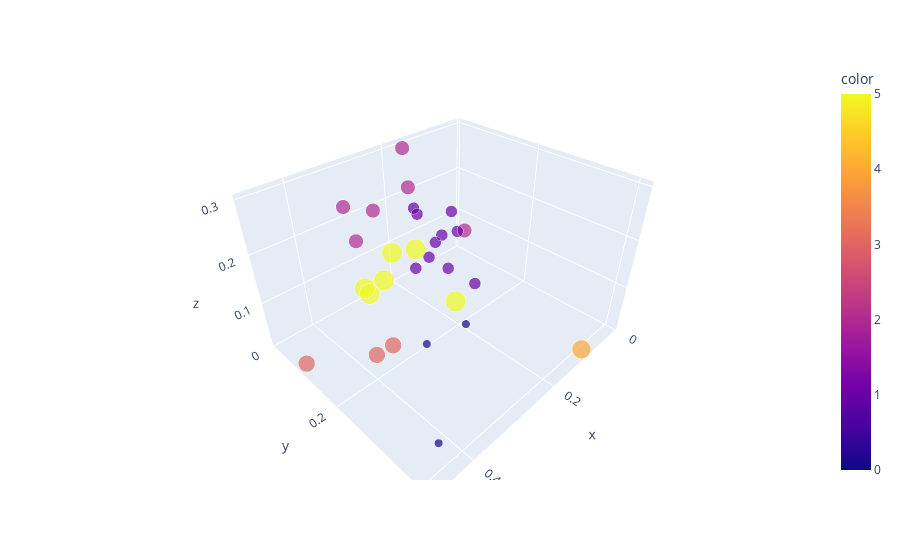

The cell this chart's notebook holds for it:
### Code cell
import plotly_express as px

px.scatter_3d(df_sales, x=data_array[:,0], y=data_array[:,1], z=data_array[:,2], size=kmeans.labels_+1,
              color=kmeans.labels_)

### Figure 1 — Plotly figure (JSON) as saved in the notebook; plotly's stock layout.template omitted (floating-point values rounded to 4 significant figures)
{"data": [{"hovertemplate": "x=%{x}<br>y=%{y}<br>z=%{z}<br>size=%{marker.size}<br>color=%{marker.color}<extra></extra>", "legendgroup": "", "marker": {"color": [0, 0, 0, 2, 2, 3, 3, 2, 4, 3, 2, 2, 2, 5, 5, 5, 5, 5, 1, 1, 5, 1, 1, 1, 1, 1, 1, 1, 1], "coloraxis": "coloraxis", "size": [1, 1, 1, 3, 3, 4, 4, 3, 5, 4, 3, 3, 3, 6, 6, 6, 6, 6, 2, 2, 6, 2, 2, 2, 2, 2, 2, 2, 2], "sizemode": "area", "sizeref": 0.015, "symbol": "circle"}, "mode": "markers", "name": "", "scene": "scene", "showlegend": false, "type": "scatter3d", "x": [0.42, 0.33, 0.29, 0.27, 0.33, 0.47, 0.37, 0.18, 0.1, 0.34, 0.27, 0.3, 0.17, 0.25, 0.2, 0.18, 0.26, 0.28, 0.14, 0.14, 0.27, 0.09, 0.15, 0.09, 0.07, 0.09, 0.11, 0.03, 0.01], "y": [0.37, 0.25, 0.3, 0.15, 0.05, 0.09, 0.16, 0.19, 0.41, 0.17, 0.05, 0.03, 0.02, 0.07, 0.08, 0.17, 0.05, 0.01, 0.01, 0.02, 0.01, 0.14, 0.02, 0.06, 0.02, 0.02, 0.02, 0.01, 0.01], "z": [0.01, 0.07, 0.12, 0.3, 0.25, 0.01, 0.01, 0.2, 0.01, 0.02, 0.22, 0.16, 0.3, 0.13, 0.12, 0.03, 0.06, 0.03, 0.16, 0.15, 0.01, 0.01, 0.02, 0.01, 0.07, 0.06, 0.03, 0.11, 0.05]}], "layout": {"coloraxis": {"colorbar": {"title": {"text": "color"}}, "colorscale": [[0, "#0d0887"], [0.1111, "#46039f"], [0.2222, "#7201a8"], [0.3333, "#9c179e"], [0.4444, "#bd3786"], [0.5556, "#d8576b"], [0.6667, "#ed7953"], [0.7778, "#fb9f3a"], [0.8889, "#fdca26"], [1, "#f0f921"]]}, "legend": {"itemsizing": "constant", "tracegroupgap": 0}, "margin": {"t": 60}, "scene": {"domain": {"x": [0, 1], "y": [0, 1]}, "xaxis": {"title": {"text": "x"}}, "yaxis": {"title": {"text": "y"}}, "zaxis": {"title": {"text": "z"}}}}}
